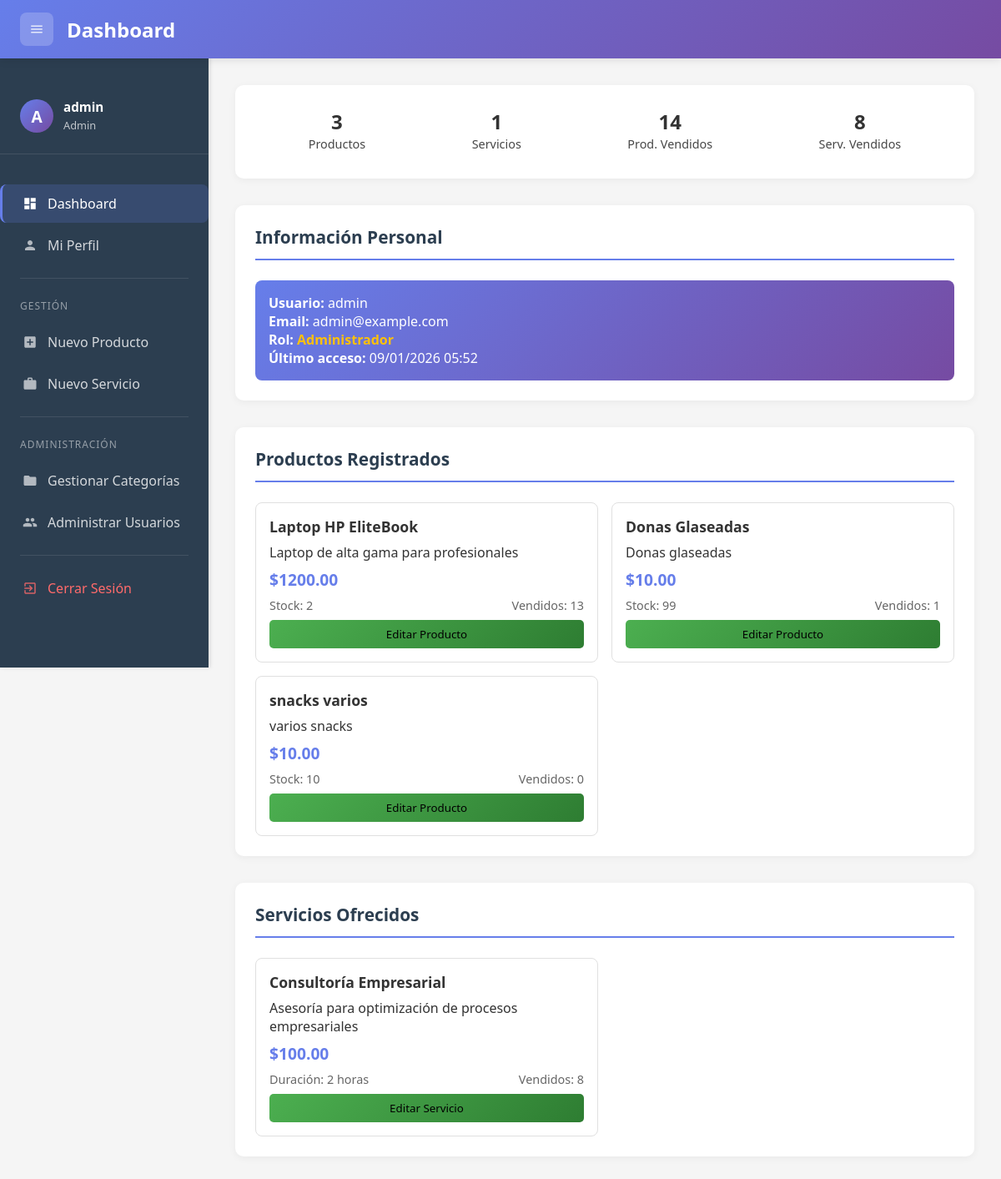
The page /dashboard (signed in) on the database as committed earlier.
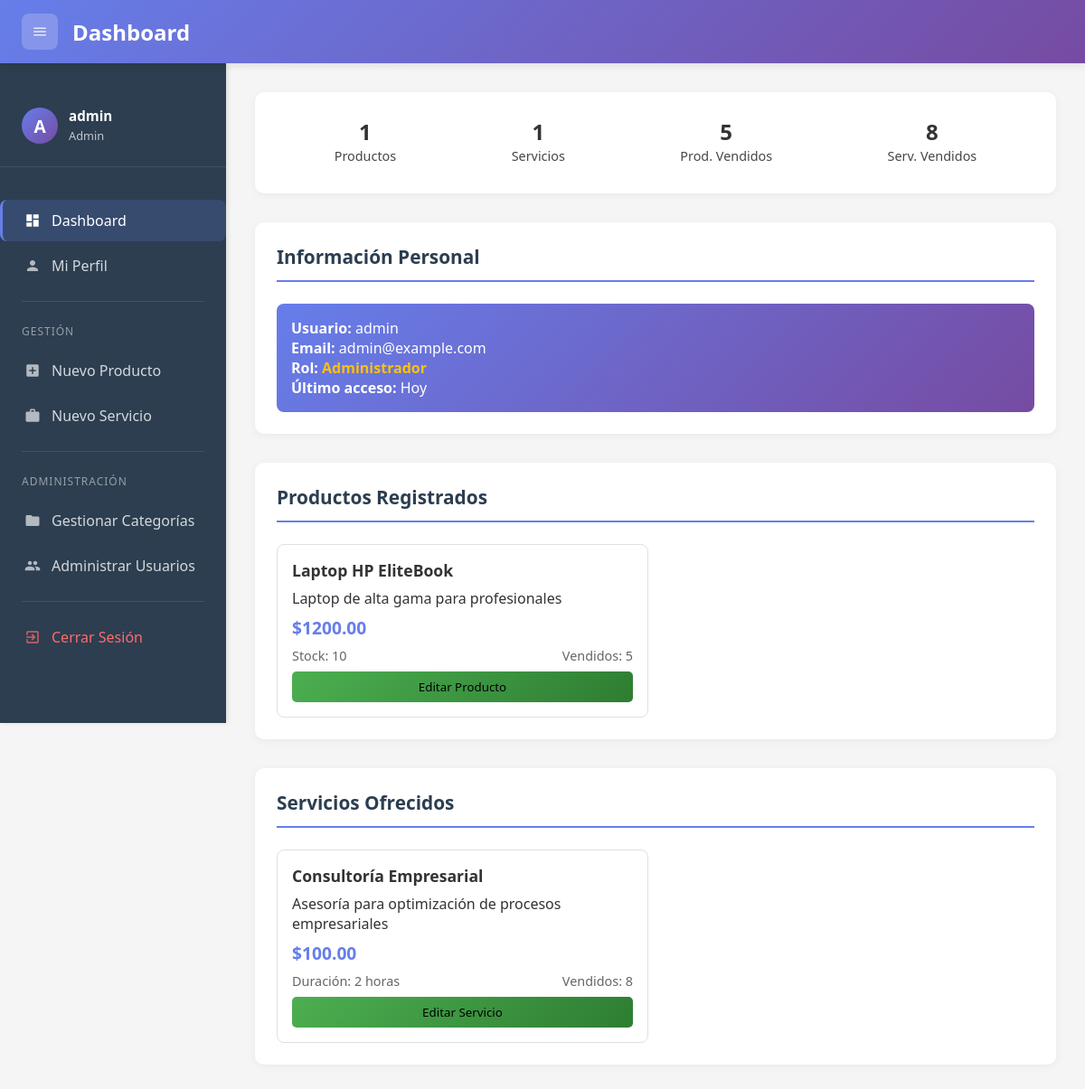
The same page on the database as committed later.
### models.py (models this page shows, shortened)
class User(db.Model, UserMixin):
    id = db.Column(db.Integer, primary_key=True)
    username = db.Column(db.String(80), unique=True, nullable=False)
    password_hash = db.Column(db.String(200), nullable=False)
    email = db.Column(db.String(120), unique=True, nullable=True)
    role = db.Column(db.String(20), default='usuario')  # 'admin' o 'usuario'
    is_active = db.Column(db.Boolean, default=True)
    created_at = db.Column(db.DateTime, default=datetime.now)
    last_login = db.Column(db.DateTime, nullable=True)
    def is_admin(self):
        return self.role == 'admin'

class Producto(db.Model):
    id = db.Column(db.Integer, primary_key=True)
    nombre = db.Column(db.String(100), nullable=False)
    descripcion = db.Column(db.Text)
    precio = db.Column(db.Float, nullable=False)
    stock = db.Column(db.Integer, default=0)
    vendidos = db.Column(db.Integer, default=0)
    categoria_id = db.Column(db.Integer, db.ForeignKey('categorias.id'))
    subcategoria_id = db.Column(db.Integer, db.ForeignKey('subcategorias.id'))
    categoria = db.relationship('Categoria', backref=db.backref('productos', lazy=True))
    subcategoria = db.relationship('Subcategoria', backref=db.backref('productos', lazy=True))
    imagen_url = db.Column(db.String(255))
    created_by = db.Column(db.Integer, db.ForeignKey('user.id'))
    created_at = db.Column(db.DateTime, default=datetime.now)
    updated_at = db.Column(db.DateTime, default=datetime.now, onupdate=datetime.now)

class Servicio(db.Model):
    id = db.Column(db.Integer, primary_key=True)
    nombre = db.Column(db.String(100), nullable=False)
    descripcion = db.Column(db.Text)
    precio = db.Column(db.Float, nullable=False)
    vendidos = db.Column(db.Integer, default=0)
    duracion = db.Column(db.String(50))
    categoria_id = db.Column(db.Integer, db.ForeignKey('categorias.id'))
    subcategoria_id = db.Column(db.Integer, db.ForeignKey('subcategorias.id'))
    categoria = db.relationship('Categoria', backref=db.backref('servicios', lazy=True))
    subcategoria = db.relationship('Subcategoria', backref=db.backref('servicios', lazy=True))
    imagen_url = db.Column(db.String(255))
    created_by = db.Column(db.Integer, db.ForeignKey('user.id'))
    created_at = db.Column(db.DateTime, default=datetime.now)
    updated_at = db.Column(db.DateTime, default=datetime.now, onupdate=datetime.now)

### app.py (the view, shortened to what this page needs)
@app.route('/dashboard')
@login_required
def dashboard():
    if current_user.is_admin():
        total_productos = Producto.query.count()
        total_servicios = Servicio.query.count()
        productos_vendidos = sum(p.vendidos for p in Producto.query.all())
        servicios_vendidos = sum(s.vendidos for s in Servicio.query.all())
        productos = Producto.query.all()
        servicios = Servicio.query.all()
        ventas_realizadas = Venta.query.filter_by(vendedor_id=current_user.id).count()
    return render_template('dashboard.html',
                         page_title='Dashboard',
                         total_productos=total_productos,
                         total_servicios=total_servicios,
                         productos_vendidos=productos_vendidos,
                         servicios_vendidos=servicios_vendidos,
                         productos=productos,
                         servicios=servicios,
                         ventas_realizadas=ventas_realizadas,
                         es_admin=current_user.is_admin())

### app.py (called while the page is built)
@login_manager.user_loader
def load_user(user_id):
    return User.query.get(int(user_id))

@app.context_processor
def inject_user_data():
    if current_user.is_authenticated:
        return {
            'es_admin': current_user.is_admin(),
            'current_user': current_user
        }
    return {}

### templates/dashboard.html (shortened to what this page needs)
{% extends "base.html" %}
{% block content %}
    <div class="section" style="display:flex">
        <div class="stat">
            <span class="stat-number">{{ total_productos }}</span>
            <span class="stat-label">Productos</span>
        </div>
        <div class="stat">
            <span class="stat-number">{{ total_servicios }}</span>
            <span class="stat-label">Servicios</span>
        </div>
        <div class="stat">
            <span class="stat-number">{{ productos_vendidos }}</span>
            <span class="stat-label">Prod. Vendidos</span>
        </div>
        <div class="stat">
            <span class="stat-number">{{ servicios_vendidos }}</span>
            <span class="stat-label">Serv. Vendidos</span>
        </div>
    </div>
    <div class="section">
        <h2 class="section-title">Información Personal</h2>
        <div class="info-personal">
            <p><strong>Usuario:</strong> {{ current_user.username }}</p>
            <p><strong>Email:</strong> {{ current_user.email }}</p>
            <p><strong>Rol:</strong>
                {% if current_user.is_admin() %}
                    <span style="color: #ffc107; font-weight: bold;">Administrador</span>
                {% else %}
                    <span style="color: #28a745; font-weight: bold;">Usuario</span>
                {% endif %}
            </p>
            <p><strong>Último acceso:</strong>
                {% if current_user.last_login %}
                    {{ current_user.last_login.strftime('%d/%m/%Y %H:%M') }}
                {% else %}
                    Hoy
                {% endif %}
            </p>
        </div>
    </div>
    <div class="section">
        <h2 class="section-title">Productos Registrados</h2>
        <div class="cards-container">
            {% for producto in productos %}
            <div class="card">
                <h3 class="card-title">{{ producto.nombre }}</h3>
                <p>{{ producto.descripcion }}</p>
                <div class="card-price">${{ "%.2f"|format(producto.precio) }}</div>
                <div class="card-stats">
                    <span>Stock: {{ producto.stock }}</span>
                    <span>Vendidos: {{ producto.vendidos }}</span>
                </div>
                <button class="btn-vender" onclick="location.href='{{ url_for('editar_producto', id=producto.id) }}'" style="background-color: #ffc107; color: #000;">
                    Editar Producto
                </button>
            </div>
            {% endfor %}
        </div>
    </div>
    <div class="section">
        <h2 class="section-title">Servicios Ofrecidos</h2>
        <div class="cards-container">
            {% for servicio in servicios %}
            <div class="card">
                <h3 class="card-title">{{ servicio.nombre }}</h3>
                <p>{{ servicio.descripcion }}</p>
                <div class="card-price">${{ "%.2f"|format(servicio.precio) }}</div>
                <div class="card-stats">
                    <span>Duración: {{ servicio.duracion }}</span>
                    <span>Vendidos: {{ servicio.vendidos }}</span>
                </div>
                <button class="btn-vender" onclick="location.href='{{ url_for('editar_servicio', id=servicio.id) }}'" style="background-color: #ffc107; color: #000;">
                    Editar Servicio
                </button>
            </div>
            {% endfor %}
        </div>
    </div>
{% endblock %}

### templates/base.html (shortened to what this page needs)
<!DOCTYPE html>
<html lang="es">
<head>
</head>
<body>
    <header class="header">
        <div class="header-left">
            <button class="toggle-sidebar" onclick="toggleSidebar()" title="Menú">
                <svg class="icon-svg" viewBox="0 0 24 24">
                    <path d="M3 18h18v-2H3v2zm0-5h18v-2H3v2zm0-7v2h18V6H3z"/>
                </svg>
            </button>
            <h1 class="header-title">{% block page_title %}Dashboard{% endblock %}</h1>
        </div>
    </header>
    <div class="main-container">
        <nav class="sidebar" id="sidebar">
            <div class="sidebar-header">
                <div class="sidebar-user">
                    <div class="sidebar-user-avatar">
                        {{ current_user.username[0]|upper if current_user.username else 'U' }}
                    </div>
                    <div class="sidebar-user-info">
                        <h4>{{ current_user.username|default('Usuario') }}</h4>
                        <small>{{ current_user.role|default('Usuario')|title }}</small>
                    </div>
                </div>
            </div>
            <div class="sidebar-menu">
                <a href="{{ url_for('dashboard') }}" class="menu-item {% if request.endpoint == 'dashboard' %}active{% endif %}">
                    <svg class="icon-svg" viewBox="0 0 24 24">
                        <path d="M3 13h8V3H3v10zm0 8h8v-6H3v6zm10 0h8V11h-8v10zm0-18v6h8V3h-8z"/>
                    </svg>
                    <span>Dashboard</span>
                </a>
                <a href="{{ url_for('perfil') }}" class="menu-item {% if request.endpoint == 'perfil' %}active{% endif %}">
                    <svg class="icon-svg" viewBox="0 0 24 24">
                        <path d="M12 12c2.21 0 4-1.79 4-4s-1.79-4-4-4-4 1.79-4 4 1.79 4 4 4zm0 2c-2.67 0-8 1.34-8 4v2h16v-2c0-2.66-5.33-4-8-4z"/>
                    </svg>
                    <span>Mi Perfil</span>
                </a>
                <div class="menu-divider"></div>
                <div class="menu-section">Gestión</div>
                <a href="{{ url_for('nuevo_producto') }}" class="menu-item {% if request.endpoint == 'nuevo_producto' %}active{% endif %}">
                    <svg class="icon-svg" viewBox="0 0 24 24">
                        <path d="M19 3H5c-1.11 0-2 .9-2 2v14c0 1.1.89 2 2 2h14c1.1 0 2-.9 2-2V5c0-1.1-.9-2-2-2zm-2 10h-4v4h-2v-4H7v-2h4V7h2v4h4v2z"/>
                    </svg>
                    <span>Nuevo Producto</span>
                </a>
                <a href="{{ url_for('nuevo_servicio') }}" class="menu-item {% if request.endpoint == 'nuevo_servicio' %}active{% endif %}">
                    <svg class="icon-svg" viewBox="0 0 24 24">
                        <path d="M20 6h-4V4c0-1.11-.89-2-2-2h-4c-1.11 0-2 .89-2 2v2H4c-1.11 0-1.99.89-1.99 2L2 19c0 1.11.89 2 2 2h16c1.11 0 2-.89 2-2V8c0-1.11-.89-2-2-2zm-6 0h-4V4h4v2z"/>
                    </svg>
                    <span>Nuevo Servicio</span>
                </a>
                {% if es_admin|default(false) %}
                <div class="menu-divider"></div>
                <div class="menu-section">Administración</div>
                <a href="{{ url_for('gestion_categorias') }}" class="menu-item {% if request.endpoint == 'gestion_categorias' %}active{% endif %}">
                    <svg class="icon-svg" viewBox="0 0 24 24">
                        <path d="M10 4H4c-1.1 0-1.99.9-1.99 2L2 18c0 1.1.9 2 2 2h16c1.1 0 2-.9 2-2V8c0-1.1-.9-2-2-2h-8l-2-2z"/>
                    </svg>
                    <span>Gestionar Categorías</span>
                </a>
                <a href="{{ url_for('admin_usuarios') }}" class="menu-item {% if request.endpoint == 'admin_usuarios' %}active{% endif %}">
                    <span>Administrar Usuarios</span>
                </a>
                {% endif %}
                <div class="menu-divider"></div>
                <a href="{{ url_for('logout') }}" class="menu-item" style="color: #ff6b6b;">
                    <svg class="icon-svg" viewBox="0 0 24 24">
                        <path d="M10.09 15.59L11.5 17l5-5-5-5-1.41 1.41L12.67 11H3v2h9.67l-2.58 2.59zM19 3H5c-1.11 0-2 .9-2 2v4h2V5h14v14H5v-4H3v4c0 1.1.89 2 2 2h14c1.1 0 2-.9 2-2V5c0-1.1-.9-2-2-2z"/>
                    </svg>
                    <span>Cerrar Sesión</span>
                </a>
            </div>
        </nav>
        <main class="content-wrapper" id="contentWrapper">
            {% block content %}{% endblock %}
        </main>
    </div>
</body>
</html>

Rows that differ between the two databases and show on the page:
removed Producto: nombre "Donas Glaseadas", descripcion "Donas glaseadas", precio "10.00", stock "99", vendidos "1"
removed Producto: nombre "snacks varios", descripcion "varios snacks", precio "10.00", stock "10", vendidos "0"
changed User "admin": last_login "09/01/2026 05:52" → (not shown)
changed Producto "Laptop HP EliteBook": stock "2" → "10"; vendidos "13" → "5"
Other text that changed with them:
{{ total_productos }}: "3" → "1"
{{ productos_vendidos }}: "14" → "5"
text now shown: "Hoy"
